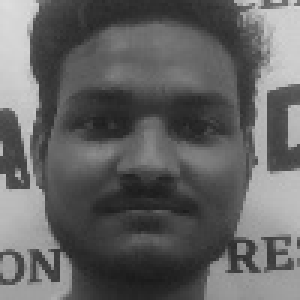
#> input picture faces/student_1.jpg, 100 x 100 px (shown 3 times larger); its folder holds 5 pictures in this run
$ python test_user_photo.py   (older library calls are emulated)
#> lines starting #> are read from the running program, lines starting #| are printed output that depends on the picture
### backend/robust_face_recognition.py
"""
Enhanced facial recognition module that works with Google Drive URLs using robust feature matching
"""
import cv2
import numpy as np
import os
import json
import requests
from pathlib import Path
from PIL import Image
from io import BytesIO
import logging
from typing import List, Dict, Optional, Tuple

class EnhancedFaceRecognition:
    def __init__(self, faces_dir: str = "faces"):
        self.faces_dir = Path(faces_dir)
        self.faces_dir.mkdir(exist_ok=True)
        self.face_data_file = self.faces_dir / "face_data.json"
        self.features_file = self.faces_dir / "face_features.json"
        self.face_data = {}
        self.face_features = {}

        # Initialize OpenCV face detector
        self.face_cascade = cv2.CascadeClassifier(cv2.data.haarcascades + 'haarcascade_frontalface_default.xml')

        self.load_face_data()
        self.load_face_features()

    def load_face_data(self):
        """Load face data from file"""
        if self.face_data_file.exists():
            try:
                with open(self.face_data_file, 'r') as f:
                    self.face_data = json.load(f)
            except Exception as e:
                logging.error(f"Error loading face data: {e}")
                self.face_data = {}

    # [7 lines left out: function save_face_data, not called in this run]

    def load_face_features(self):
        """Load face features from file"""
        if self.features_file.exists():
            try:
                with open(self.features_file, 'r') as f:
                    data = json.load(f)
                    # Convert back to numpy arrays
                    self.face_features = {k: np.array(v) for k, v in data.items()}
            except Exception as e:
                logging.error(f"Error loading face features: {e}")
                self.face_features = {}

    # [27 lines left out: functions save_face_features, download_image_from_url, not called in this run]

    def extract_face_features(self, face_img: np.ndarray) -> np.ndarray:
        """Extract robust features from face image"""
        try:
            # Resize to standard size
            face_img = cv2.resize(face_img, (100, 100))

            # Apply multiple preprocessing steps
            # 1. Histogram equalization
            face_img = cv2.equalizeHist(face_img)

            # 2. Gaussian blur to reduce noise
            face_img = cv2.GaussianBlur(face_img, (3, 3), 0)

            # 3. Normalize pixel values
            face_img = cv2.normalize(face_img, None, 0, 255, cv2.NORM_MINMAX)

            # 4. Extract multiple feature types
            features = []

            # LBP histogram
            lbp = self.calculate_lbp(face_img, 1, 8)
            lbp_hist, _ = np.histogram(lbp.ravel(), bins=256, range=(0, 256))
            lbp_hist = lbp_hist.astype(float)
            lbp_hist /= (lbp_hist.sum() + 1e-7)
            features.extend(lbp_hist)

            # Gradient features
            grad_x = cv2.Sobel(face_img, cv2.CV_64F, 1, 0, ksize=3)
            grad_y = cv2.Sobel(face_img, cv2.CV_64F, 0, 1, ksize=3)
            grad_mag = np.sqrt(grad_x**2 + grad_y**2)
            grad_hist, _ = np.histogram(grad_mag.ravel(), bins=50, range=(0, 255))
            grad_hist = grad_hist.astype(float)
            grad_hist /= (grad_hist.sum() + 1e-7)
            features.extend(grad_hist)

            # Intensity histogram
            intensity_hist, _ = np.histogram(face_img.ravel(), bins=50, range=(0, 255))
            intensity_hist = intensity_hist.astype(float)
            intensity_hist /= (intensity_hist.sum() + 1e-7)
            features.extend(intensity_hist)

            return np.array(features)

        except Exception as e:
            logging.error(f"Error extracting face features: {e}")
            return None

    def calculate_lbp(self, image: np.ndarray, radius: int, n_points: int) -> np.ndarray:
        """Calculate Local Binary Pattern"""
        try:
            rows, cols = image.shape
            lbp = np.zeros((rows, cols), dtype=np.uint8)

            for i in range(radius, rows - radius):
                for j in range(radius, cols - radius):
                    center = image[i, j]
                    pattern = 0

                    for p in range(n_points):
                        # Calculate neighbor coordinates
                        angle = 2 * np.pi * p / n_points
                        x = int(i + radius * np.cos(angle))
                        y = int(j + radius * np.sin(angle))

                        # Compare with center
                        if x >= 0 and x < rows and y >= 0 and y < cols:
                            if image[x, y] >= center:
                                pattern |= (1 << p)

                    lbp[i, j] = pattern

            return lbp

        except Exception as e:
            logging.error(f"Error calculating LBP: {e}")
            return image

    def calculate_feature_similarity(self, features1: np.ndarray, features2: np.ndarray) -> float:
        """Calculate similarity between feature vectors"""
        try:
            # Cosine similarity
            dot_product = np.dot(features1, features2)
            norms = np.linalg.norm(features1) * np.linalg.norm(features2)
            if norms == 0:
                return 0.0
            cosine_sim = dot_product / norms

            # Euclidean distance (converted to similarity)
            euclidean_dist = np.linalg.norm(features1 - features2)
            euclidean_sim = 1.0 / (1.0 + euclidean_dist)

            # Correlation coefficient
            correlation = np.corrcoef(features1, features2)[0, 1]
            if np.isnan(correlation):
                correlation = 0.0

            # Combined similarity
            combined = (0.4 * cosine_sim + 0.3 * euclidean_sim + 0.3 * correlation)
            return max(0.0, min(1.0, combined))

        except Exception as e:
            logging.error(f"Error calculating feature similarity: {e}")
            return 0.0

    # [57 lines left out: function extract_and_save_face, not called in this run]

    def recognize_face_from_image(self, image: np.ndarray, threshold: float = 0.5) -> Optional[Dict]:
        """Recognize face from image using feature matching"""
        try:
            # Convert to grayscale
            gray = cv2.cvtColor(image, cv2.COLOR_BGR2GRAY)

            # Detect faces
            faces = self.face_cascade.detectMultiScale(gray, 1.1, 4)

            if len(faces) == 0:
                return None

            # Take the largest face
            face = max(faces, key=lambda x: x[2] * x[3])
            x, y, w, h = face

            # Extract face region with padding
            padding = int(min(w, h) * 0.1)
            x = max(0, x - padding)
            y = max(0, y - padding)
            w = min(gray.shape[1] - x, w + 2*padding)
            h = min(gray.shape[0] - y, h + 2*padding)

            uploaded_face = gray[y:y+h, x:x+w]

            # Extract features from uploaded face
            uploaded_features = self.extract_face_features(uploaded_face)
            if uploaded_features is None:
                return None

            # Compare with all stored features
            best_match = None
            best_similarity = 0.0

            for student_id, stored_features in self.face_features.items():
                similarity = self.calculate_feature_similarity(uploaded_features, stored_features)

                if similarity > best_similarity and similarity > threshold:
                    best_similarity = similarity
                    best_match = {
                        'student_id': student_id,
                        'confidence': similarity * 100,  # Convert to percentage
                        'similarity': similarity
                    }

            return best_match

        except Exception as e:
            logging.error(f"Error recognizing face: {e}")
            return None

    # [52 lines left out: functions recognize_face_from_url, process_all_students_from_db, get_statistics, not called in this run]

# Create global instance
enhanced_face_recognizer = EnhancedFaceRecognition()
#> (reads faces/face_data.json from the repository)
#> (reads faces/face_features.json from the repository)

### test_user_photo.py
#!/usr/bin/env python3
"""
Test user uploaded photo against stored face database
"""

import cv2
import numpy as np
import os
import sys
from backend.robust_face_recognition import enhanced_face_recognizer

def test_uploaded_photo(photo_path):
    """Test an uploaded photo against the face database"""
#> called with photo_path = 'faces/student_1.jpg'

    print(f"Testing photo: {photo_path}")

    # Check if photo exists
    if not os.path.exists(photo_path):
        print(f"Photo not found: {photo_path}")
        return None

    try:
        # Load the test photo
        test_img = cv2.imread(photo_path)
#> test_img is the input picture: shape (100, 100, 3); min 26, max 221, mean 98.9
        if test_img is None:
            print("Failed to load image")
            return None

        print(f"Loaded image with shape: {test_img.shape}")
#| Loaded image with shape: (100, 100, 3)

        # Convert to grayscale for face detection
        gray = cv2.cvtColor(test_img, cv2.COLOR_BGR2GRAY)

        # Detect faces in the uploaded photo
        face_cascade = cv2.CascadeClassifier(cv2.data.haarcascades + 'haarcascade_frontalface_default.xml')
        faces = face_cascade.detectMultiScale(gray, 1.1, 4, minSize=(30, 30))
#> faces = [[9, 9, 81, 81]]

        if len(faces) == 0:
            print("No faces detected in the uploaded photo")
            return None

        print(f"Detected {len(faces)} face(s) in the photo")
#| Detected 1 face(s) in the photo

        # Use the first (largest) face
        x, y, w, h = faces[0]
#> x = 9; y = 9; w = 81; h = 81
        face_region = gray[y:y+h, x:x+w]
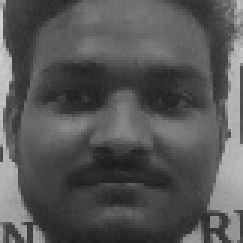
#> face_region: shape (81, 81) (shown 3 times larger); min 28, max 211, mean 86

        # Resize to standard size (100x100)
        face_resized = cv2.resize(face_region, (100, 100))
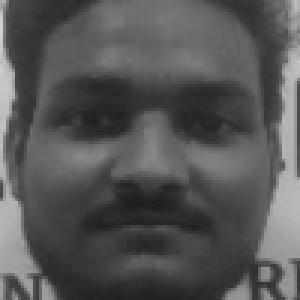
#> face_resized: shape (100, 100) (shown 3 times larger); min 28, max 211, mean 85.9

        print(f"Extracted face region: {face_resized.shape}")
#| Extracted face region: (100, 100)

        # Create a dummy color image from grayscale for recognition
        face_color = cv2.cvtColor(face_resized, cv2.COLOR_GRAY2BGR)

        # Try to recognize this face
        result = enhanced_face_recognizer.recognize_face_from_image(face_color)
#> in recognize_face_from_image, `faces = self.face_cascade.detectMultiScale(gray, 1.1, 4)`: faces = [[6, 6, 89, 89]]
#> in recognize_face_from_image, `face = max(faces, key=lambda x: x[2] * x[3])`: face = [6, 6, 89, 89]
#> in recognize_face_from_image, `x, y, w, h = face`: x = 6; w = 89
#> in recognize_face_from_image, `padding = int(min(w, h) * 0.1)`: padding = 8
#> in recognize_face_from_image, `x = max(0, x - padding)`: x = 0
#> in recognize_face_from_image, `w = min(gray.shape[1] - x, w + 2*padding)`: w = 100
#> in extract_face_features, `face_img = cv2.GaussianBlur(face_img, (3, 3), 0)`:
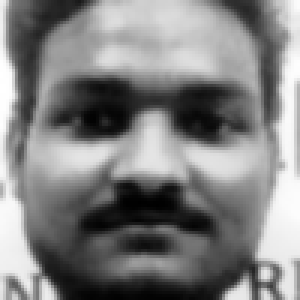
#> face_img: shape (100, 100) (shown 3 times larger); min 0, max 255, mean 128.9
#> after the loop in calculate_lbp, `for i in range(radius, rows - radius):`:
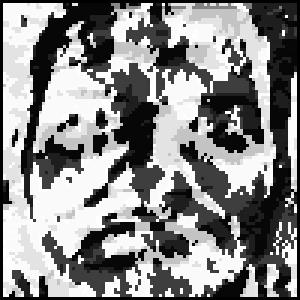
#> lbp: shape (100, 100) (shown 3 times larger); min 0, max 255, mean 135.9
#> in extract_face_features, `lbp_hist, _ = np.histogram(lbp.ravel(), bins=256, range=(0, 256))`: lbp_hist = 256 values, max 1704 at index 250, min 0 at index 1, mean 39.06
#> in extract_face_features, `lbp_hist /= (lbp_hist.sum() + 1e-7)`: lbp_hist = 256 values, max 0.17 at index 250, min 0 at index 1, mean 0.00391
#> in extract_face_features, `grad_x = cv2.Sobel(face_img, cv2.CV_64F, 1, 0, ksize=3)`:
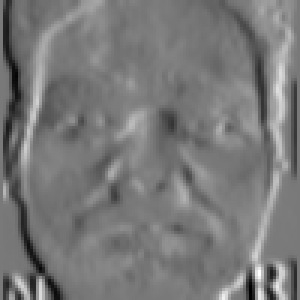
#> grad_x: shape (100, 100) float64 (shown 3 times larger); min -511, max 562, mean -1.4; drawn with min black and max white
#> in extract_face_features, `grad_y = cv2.Sobel(face_img, cv2.CV_64F, 0, 1, ksize=3)`:
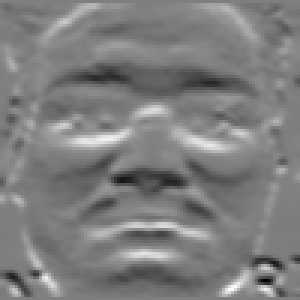
#> grad_y: shape (100, 100) float64 (shown 3 times larger); min -471, max 472, mean -3.7; drawn with min black and max white
#> in extract_face_features, `grad_mag = np.sqrt(grad_x**2 + grad_y**2)`:
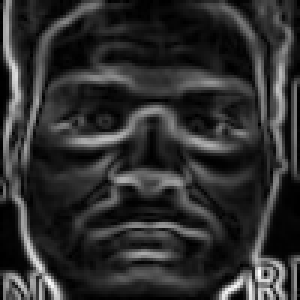
#> grad_mag: shape (100, 100) float64 (shown 3 times larger); min 0, max 564.9, mean 104.8; drawn with min black and max white
#> in extract_face_features, `grad_hist, _ = np.histogram(grad_mag.ravel(), bins=50, range=(0, 255))`: grad_hist = 50 values, max 424 at index 8, min 46 at index 49, mean 181.6
#> in extract_face_features, `grad_hist /= (grad_hist.sum() + 1e-7)`: grad_hist = 50 values, max 0.0467 at index 8, min 0.00507 at index 49, mean 0.02
#> in extract_face_features, `intensity_hist, _ = np.histogram(face_img.ravel(), bins=50, range=(0, ..`: intensity_hist = 50 values, max 297 at index 40, min 120 at index 45, mean 200
#> in extract_face_features, `intensity_hist /= (intensity_hist.sum() + 1e-7)`: intensity_hist = 50 values, max 0.0297 at index 40, min 0.012 at index 45, mean 0.02
#> in recognize_face_from_image, `uploaded_features = self.extract_face_features(uploaded_face)`: uploaded_features = 356 values, max 0.17 at index 250, min 0 at index 1, mean 0.00843
#> the loop in recognize_face_from_image, `for student_id, stored_features in self.face_features.items():` made 5 passes
#> (dot_product in calculate_feature_similarity, norms in calculate_feature_similarity, cosine_sim in calculate_feature_similarity, euclidean_dist in calculate_feature_similarity, euclidean_sim in calculate_feature_similarity, combined in calculate_feature_similarity, similarity) on pass 1: (0.136, 0.138, 0.985, 0.0653, 0.939, 0.97, 0.97)
#> (dot_product in calculate_feature_similarity, norms in calculate_feature_similarity, cosine_sim in calculate_feature_similarity, euclidean_dist in calculate_feature_similarity, euclidean_sim in calculate_feature_similarity, combined in calculate_feature_similarity, similarity) on pass 3: (0.14, 0.142, 0.985, 0.0647, 0.939, 0.971, 0.971)
#> after the loop in recognize_face_from_image, `for student_id, stored_features in self.face_features.items():`: best_similarity = 0.971
#> result = {'student_id': '3', 'confidence': 97.05, 'similarity': 0.971}

        if result:
            student_id = result['student_id']
#> student_id = '3'
            confidence = result['confidence'] / 100.0  # Convert back to decimal
#> confidence = 0.971
            print(f"\n🎯 RECOGNITION RESULT:")
            print(f"   Student ID: {student_id}")
#|    Student ID: 3
            print(f"   Confidence: {confidence:.2%}")
#|    Confidence: 97.05%

            if confidence > 0.7:  # 70% threshold
                print(f"   ✅ MATCH FOUND - High confidence")
            elif confidence > 0.5:  # 50% threshold
                print(f"   ⚠️  POSSIBLE MATCH - Medium confidence")
            else:
                print(f"   ❌ NO MATCH - Low confidence")

        else:
            print("❌ No recognition result")

        return result

    except Exception as e:
        print(f"Error processing photo: {e}")
        import traceback
        traceback.print_exc()
        return None

def save_uploaded_photo_from_base64(base64_data, filename="uploaded_photo.jpg"):
    """Save a base64 encoded photo to disk"""
    import base64

    try:
        # Remove data URL prefix if present
        if base64_data.startswith('data:'):
            base64_data = base64_data.split(',')[1]

        # Decode and save
        img_data = base64.b64decode(base64_data)
        with open(filename, 'wb') as f:
            f.write(img_data)
        print(f"Photo saved as: {filename}")
        return filename
    except Exception as e:
        print(f"Error saving photo: {e}")
        return None

if __name__ == "__main__":
    # Test with a sample photo if provided
    if len(sys.argv) > 1:
        photo_path = sys.argv[1]
        test_uploaded_photo(photo_path)
    else:
        print("Usage: python test_user_photo.py <photo_path>")
        print("Or run interactively to upload a photo")

        # For now, test with an existing face
        print("\nTesting with existing student photo...")
        test_photo_path = "faces/student_1.jpg"
        if os.path.exists(test_photo_path):
            test_uploaded_photo(test_photo_path)
